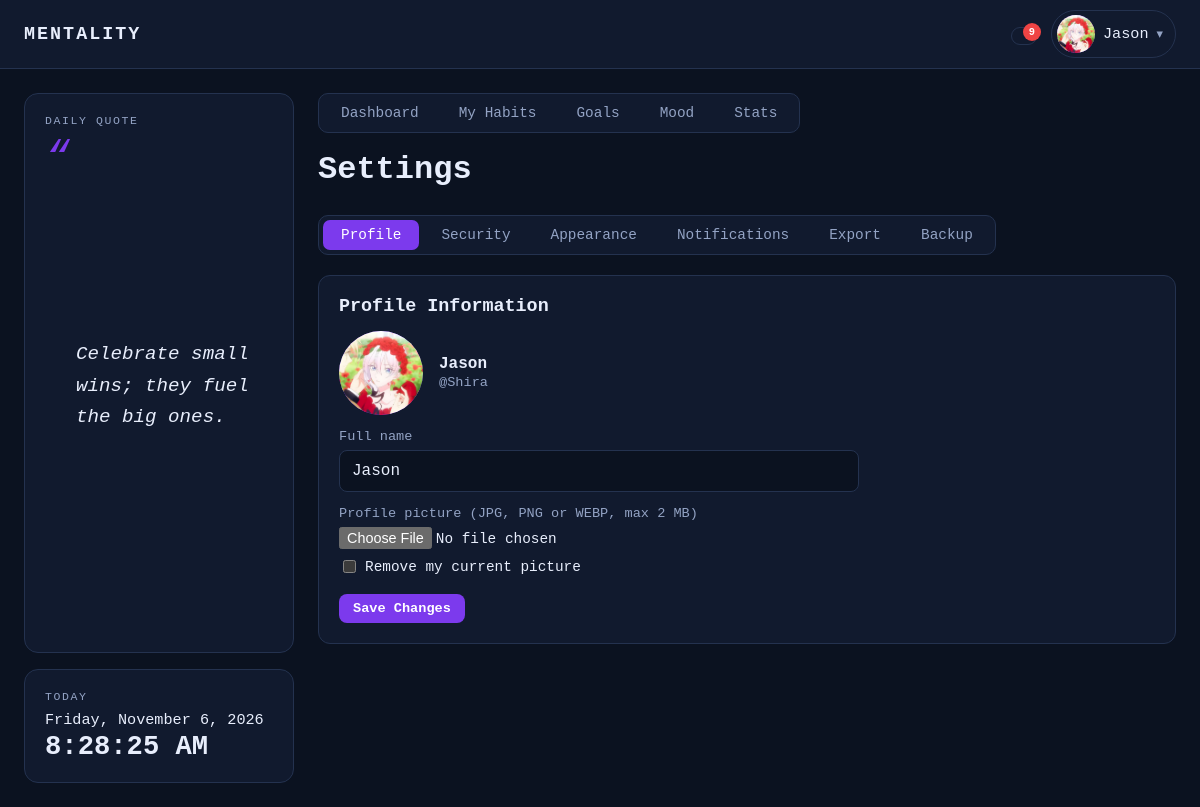
Page /settings.php (signed in) on the committed database.
### tables this page shows
CREATE TABLE `user_settings` (
  `user_id` int(10) unsigned NOT NULL,
  `appearance` enum('light','dark') NOT NULL DEFAULT 'dark',
  `notifications_on` tinyint(1) NOT NULL DEFAULT 1,
  `bg_color` char(7) DEFAULT NULL,
  `card_color` char(7) DEFAULT NULL,
  `text_color` char(7) DEFAULT NULL,
  `accent_color` char(7) DEFAULT NULL,
  `font_choice` varchar(20) NOT NULL DEFAULT 'modern',
  PRIMARY KEY (`user_id`),
  CONSTRAINT `fk_settings_user` FOREIGN KEY (`user_id`) REFERENCES `users` (`user_id`) ON DELETE CASCADE
);

CREATE TABLE `users` (
  `user_id` int(10) unsigned NOT NULL AUTO_INCREMENT,
  `full_name` varchar(100) NOT NULL,
  `username` varchar(50) NOT NULL,
  `email` varchar(100) NOT NULL,
  `password_hash` varchar(255) NOT NULL,
  `role_id` tinyint(3) unsigned NOT NULL DEFAULT 3,
  `status` enum('active','suspended') NOT NULL DEFAULT 'active',
  `profile_picture` varchar(255) DEFAULT NULL,
  `created_at` timestamp NOT NULL DEFAULT current_timestamp(),
  PRIMARY KEY (`user_id`),
  UNIQUE KEY `uq_users_username` (`username`),
  UNIQUE KEY `uq_users_email` (`email`),
  KEY `fk_users_role` (`role_id`),
  CONSTRAINT `fk_users_role` FOREIGN KEY (`role_id`) REFERENCES `roles` (`role_id`)
);

### includes/auth.php (called while the page is built, shortened)
<?php
function e($value): string {
    return htmlspecialchars((string)$value, ENT_QUOTES, 'UTF-8');
}

### includes/quotes.php (called while the page is built, shortened)
<?php
function daily_quote(): string {
    $quotes = all_quotes();
    $index  = hexdec(substr(md5(date('Y-m-d')), 0, 8)) % count($quotes);
    return $quotes[$index];
}

### settings.php (the view, shortened to what this page needs)
<?php
require_once __DIR__ . '/includes/layout.php';
$uid = (int)$_SESSION['user_id'];
$pdo->prepare('INSERT IGNORE INTO user_settings (user_id) VALUES (?)')->execute([$uid]);
$tabs = ['profile' => 'Profile', 'security' => 'Security', 'appearance' => 'Appearance', 'notifications' => 'Notifications', 'export' => 'Export'];
if (can_backup()) { $tabs['backup'] = 'Backup'; }
$tab  = $_GET['tab'] ?? 'profile';
try {
    $stmt = $pdo->prepare(
        'SELECT u.full_name, u.username, u.email, u.password_hash, u.profile_picture,
                s.appearance, s.notifications_on, s.bg_color, s.card_color, s.text_color, s.accent_color, s.font_choice
         FROM users u JOIN user_settings s ON s.user_id = u.user_id WHERE u.user_id = ?'
    );
    $stmt->execute([$uid]);
} catch (PDOException $ex) {
    die('Settings need the newest database changes. Import sql/08_features.sql in phpMyAdmin first.');
}
$user = $stmt->fetch();
$nameValue  = $user['full_name'];
render_header('Settings', 'settings');
?>
<h1>Settings</h1>
<div class="tabs">
    <?php foreach ($tabs as $key => $label): ?>
        <a class="tab<?= $key === $tab ? ' active' : '' ?>" href="settings.php?tab=<?= e($key) ?>"><?= e($label) ?></a>
    <?php endforeach; ?>
</div>
<div class="panel" style="margin-top:16px">
<?php if ($tab === 'profile'): ?>
    <h2>Profile Information</h2>
    <form method="post" enctype="multipart/form-data" class="inline-form" novalidate>
        <div class="profile-head">
            <?= avatar_html($user['profile_picture'], $user['full_name'], 'lg') ?>
            <div><strong><?= e($user['full_name']) ?></strong><br><span class="muted small">@<?= e($user['username']) ?></span></div>
        </div>
        <label for="full_name">Full name</label>
        <input type="text" id="full_name" name="full_name" maxlength="100" value="<?= e($nameValue) ?>">
        <label for="picture">Profile picture (JPG, PNG or WEBP, max 2 MB)</label>
        <input type="file" id="picture" name="picture" accept="image/png,image/jpeg,image/webp">
        <?php if ($user['profile_picture']): ?>
            <label class="check-item" style="margin-top:8px"><input type="checkbox" name="remove_picture" value="1"> Remove my current picture</label>
        <?php endif; ?>
        <div class="form-actions"><button type="submit" class="btn-sm">Save Changes</button></div>
    </form>
<?php endif; ?>
</div>
<?php render_footer(['settings.js']); ?>

### includes/layout.php (shortened to what this page needs)
<?php
require_once __DIR__ . '/auth.php';
require_once __DIR__ . '/quotes.php';
function asset_url(string $file): string {
    return BASE_URL . '/assets/' . $file . '?v=' . (int)@filemtime(__DIR__ . '/../assets/' . $file);
}
function get_reminders(PDO $pdo, int $uid): array {
    $today = date('Y-m-d');
    $out = [];
    $stmt = $pdo->prepare(
        'SELECT COUNT(*) FROM habits h
         WHERE h.user_id = ? AND h.is_active = 1 AND DATE(h.created_at) <= ?
           AND NOT EXISTS (SELECT 1 FROM habit_logs l WHERE l.habit_id = h.habit_id AND l.log_date = ? AND l.completed = 1)'
    );
    $stmt->execute([$uid, $today, $today]);
    $left = (int)$stmt->fetchColumn();
    if ($left > 0) {
        $out[] = ['icon' => 'habits', 'url' => 'dashboard.php',
                  'text' => 'You still have ' . $left . ' habit' . ($left === 1 ? '' : 's') . ' to complete today.'];
    }
    $stmt = $pdo->prepare('SELECT COUNT(*) FROM mood_logs WHERE user_id = ? AND log_date = ?');
    $stmt->execute([$uid, $today]);
    if ((int)$stmt->fetchColumn() === 0) {
        $out[] = ['icon' => 'mood', 'url' => 'mood.php', 'text' => 'You haven\'t logged your mood today.'];
    }
    $stmt = $pdo->prepare(
        "SELECT title, DATEDIFF(target_date, ?) AS d FROM goals
         WHERE user_id = ? AND status <> 'completed' AND target_date <= DATE_ADD(?, INTERVAL 3 DAY)
         ORDER BY target_date LIMIT 5"
    );
    $stmt->execute([$today, $uid, $today]);
    foreach ($stmt->fetchAll() as $g) {
        $d = (int)$g['d'];
        if ($d < 0)       { $when = abs($d) . ' day' . (abs($d) === 1 ? '' : 's') . ' overdue'; }
        elseif ($d === 0) { $when = 'due today'; }
        else              { $when = 'due in ' . $d . ' day' . ($d === 1 ? '' : 's'); }
        $out[] = ['icon' => 'goals', 'url' => 'goals.php', 'text' => 'Goal "' . $g['title'] . '" is ' . $when . '.'];
    }
    return $out;
}
function render_header(string $title, string $active = ''): void {
    global $pdo;
    $isUser = true;
    $theme  = (($_SESSION['theme'] ?? 'dark') === 'light') ? 'light' : 'dark';
    $name   = $_SESSION['full_name'] ?? $_SESSION['username'];
    $tabs   = $isUser ? [
        'dashboard' => ['Dashboard', 'dashboard.php'],
        'habits'    => ['My Habits', 'habits.php'],
        'goals'     => ['Goals',     'goals.php'],
        'mood'      => ['Mood',      'mood.php'],
        'stats'     => ['Stats',     'stats.php'],
    ] : [];
    $notifyOn = ((int)($_SESSION['notify'] ?? 1) === 1);
    $reminders = []; $stored = [];
    if ($isUser && $notifyOn) {
        $reminders = get_reminders($pdo, (int)$_SESSION['user_id']);
        $stmt = $pdo->prepare('SELECT message, created_at FROM notifications
                               WHERE user_id = ? AND is_cleared = 0 ORDER BY created_at DESC, notification_id DESC LIMIT 10');
        $stmt->execute([(int)$_SESSION['user_id']]);
        $stored = $stmt->fetchAll();
    }
    $bellCount = count($reminders) + count($stored);
    ?>
<!DOCTYPE html>
<html lang="en" data-theme="<?= e($theme) ?>">
<head>
    <link rel="stylesheet" href="<?= e(asset_url('style.css')) ?>">
</head>
<body>
<header class="appbar">
    <a class="brand" href="<?= BASE_URL ?>/dashboard.php" title="Go to Dashboard"><span>MENTALITY</span></a>
    <div class="appbar-right">
        <?php if ($isUser): ?>
        <div class="dropdown" data-dropdown>
            <button type="button" class="bell-btn" data-dropdown-toggle aria-label="Notifications" aria-haspopup="true">
                <?= icon('bell', 20) ?><?php if ($bellCount > 0): ?><span class="bell-badge"><?= $bellCount > 9 ? '9+' : $bellCount ?></span><?php endif; ?>
            </button>
        </div>
        <?php endif; ?>
        <div class="dropdown" data-dropdown>
            <button type="button" class="profile-btn" data-dropdown-toggle aria-haspopup="true">
                <?= avatar_html($_SESSION['avatar'] ?? null, $name) ?>
                <span class="profile-name"><?= e($name) ?></span><span class="caret">&#9662;</span>
            </button>
        </div>
    </div>
</header>
<div class="shell">
    <aside class="leftcol">
        <div class="quote-card">
            <div class="card-label">Daily Quote</div>
            <blockquote><?= e(daily_quote()) ?></blockquote>
        </div>
        <div class="today-card">
            <div class="card-label">Today</div>
            <div id="live-date" class="live-date"><?= e(date('l, F j, Y')) ?></div>
            <div id="live-time" class="live-time"><?= e(date('g:i:s A')) ?></div>
        </div>
    </aside>
    <main class="main">
    <?php if ($tabs): ?>
        <nav class="tabs dash-tabs">
            <?php foreach ($tabs as $key => [$label, $file]): ?>
                <a class="tab<?= $key === $active ? ' active' : '' ?>" href="<?= BASE_URL . '/' . $file ?>"><?= icon($key, 16) ?> <?= e($label) ?></a>
            <?php endforeach; ?>
        </nav>
    <?php endif; ?>
    <?php
}
function render_footer(array $scripts = []): void {
    ?>
    </main>
</div>
</body>
</html>
<?php
}
function avatar_html(?string $file, string $name, string $size = 'sm'): string {
    if ($file) {
        return '<img class="avatar ' . e($size) . '" src="' . BASE_URL . '/uploads/avatars/' . rawurlencode($file) . '" alt="Profile picture">';
    }
    $initial = mb_strtoupper(mb_substr(trim($name), 0, 1));
    return '<span class="avatar ' . e($size) . '">' . e($initial !== '' ? $initial : '?') . '</span>';
}

### rows in the picture
user_settings: user_id.profile_picture (picture), user_id.full_name "Jason", user_id.username "Shira", full_name "Jason"

### other values in the picture
$bellCount "9"
$name "Jason"
daily_quote() "Celebrate small wins; they fuel the big ones."
$label "Dashboard"
$label "My Habits"
$label "Goals"
$label "Mood"
$label "Stats"
$label "Profile"
$label "Security"
$label "Appearance"
$label "Notifications"
$label "Export"
$label "Backup"
